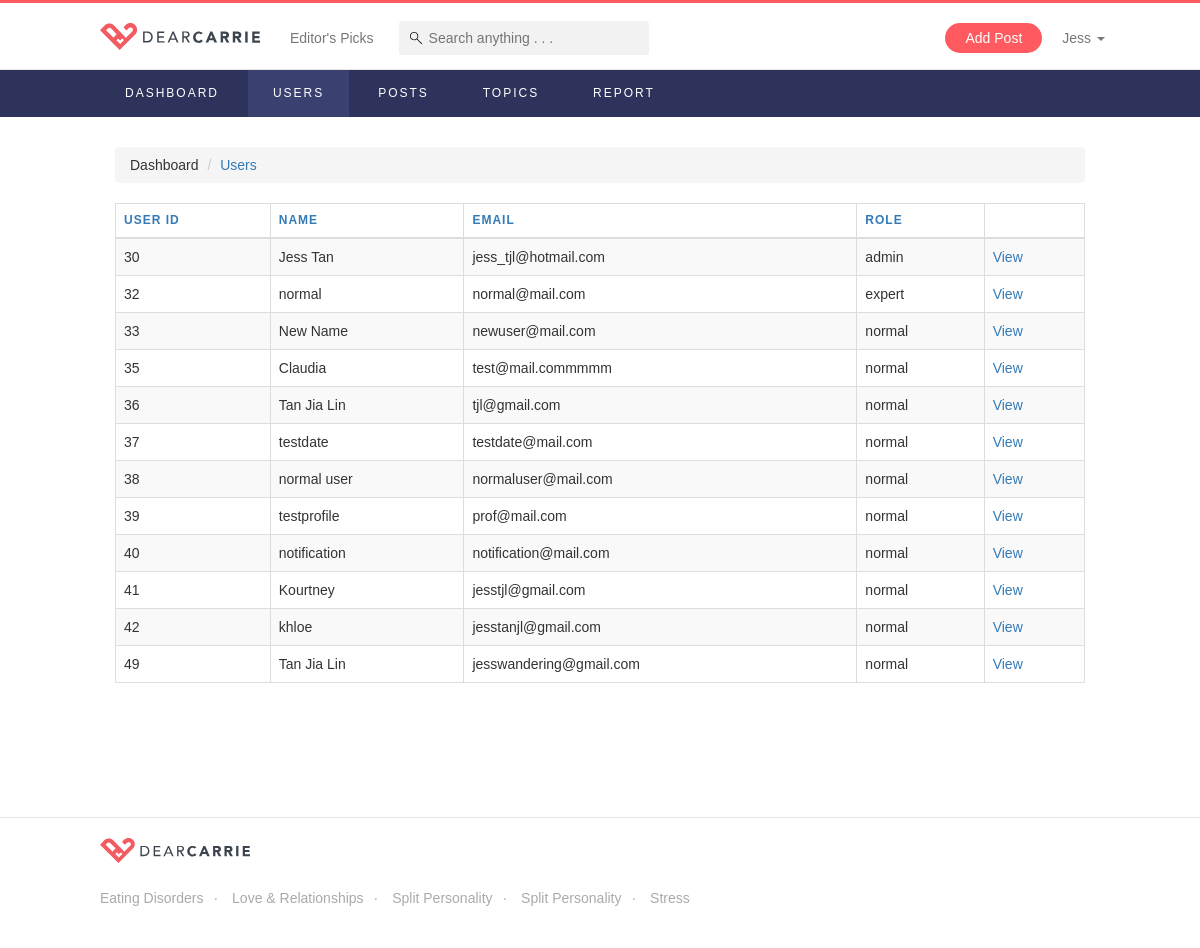
/userList.php (signed in), run on an earlier commit of the app's database.
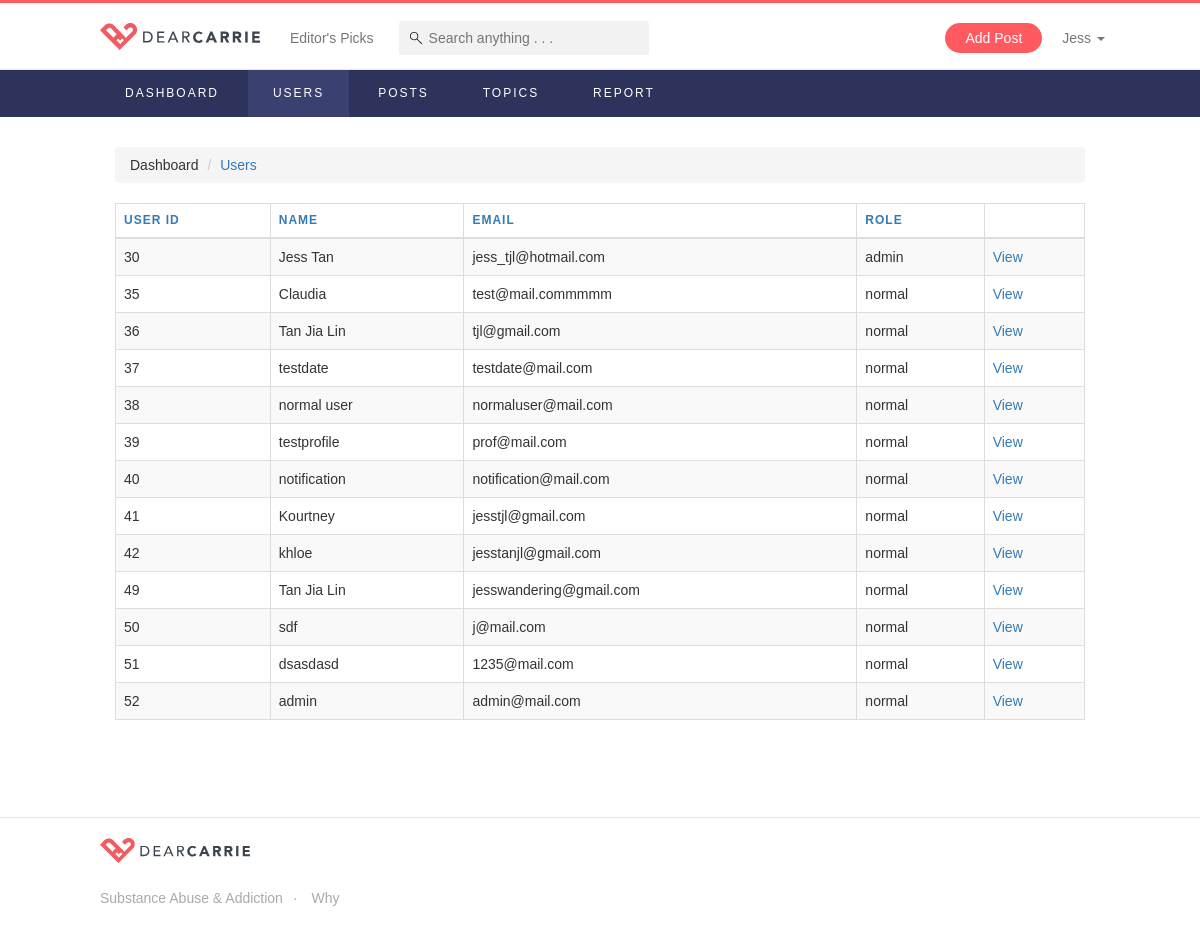
And on a later commit of the database.
### tables this page shows
CREATE TABLE `users` (
  `id` int(11) NOT NULL,
  `name` varchar(255) NOT NULL,
  `email` varchar(255) NOT NULL,
  `password` char(32) NOT NULL,
  `role` varchar(255) NOT NULL DEFAULT 'normal',
  `affliate` varchar(255) DEFAULT 'website',
  `image` varchar(255) NOT NULL DEFAULT 'images/default.svg',
  `description` varchar(255) NOT NULL,
  `datejoin` timestamp NOT NULL DEFAULT CURRENT_TIMESTAMP,
  `active` int(11) NOT NULL DEFAULT '1'
);

CREATE TABLE `topics` (
  `id` int(11) NOT NULL,
  `main_image` varchar(255) NOT NULL,
  `background` varchar(255) NOT NULL,
  `title` varchar(255) NOT NULL,
  `short_desc` varchar(255) NOT NULL,
  `description` text NOT NULL,
  `date` timestamp NOT NULL DEFAULT CURRENT_TIMESTAMP ON UPDATE CURRENT_TIMESTAMP,
  `followers` int(11) NOT NULL DEFAULT '0',
  `posts` int(11) NOT NULL DEFAULT '0',
  `url` varchar(255) NOT NULL,
  `tel` varchar(255) NOT NULL,
  `type` varchar(255) NOT NULL,
  `order_num` int(11) NOT NULL,
  `score` double NOT NULL DEFAULT '0',
  `published` int(11) NOT NULL DEFAULT '1'
);

### controllers/commonFunctions.php (called while the page is built, shortened)
<?php
function connectToDataBase() {
	$theLineToDatabase =  mysqli_connect("localhost","root","root","dearcarrie");
	if(!$theLineToDatabase) {
		header("location: error.php?msg=Database connection first error");
		exit();
	}
	else {
	  return $theLineToDatabase;
	}
}
function displayAllTopicsOrderByTitleAsc() {
	$conn = connectToDataBase();
	$sql = "SELECT * FROM topics ORDER BY title ASC";
	$result = $conn->query($sql);
	$resArr = array();
	if ($result->num_rows > 0) {
		 while($row = $result->fetch_assoc()) {
			 $resArr[] = $row;
		 }
	} else {
	}
	return $resArr;
}
function displayAllUsers() {
	$conn = connectToDataBase();
	$sql = "SELECT * FROM users";
	$result = $conn->query($sql);
	$resArr = array();
	if ($result->num_rows > 0) {
		 while($row = $result->fetch_assoc()) {
			 $resArr[] = $row;
		 }
	} else {
	}
	return $resArr;
}
function displayCuratedTopics() {
	$conn = connectToDataBase();
	$sql = "SELECT * FROM topics WHERE type = 'curated' ORDER BY title";
	$result = $conn->query($sql);
	$resArr = array();
	if ($result->num_rows > 0) {
		 while($row = $result->fetch_assoc()) {
			 $resArr[] = $row;
		 }
	}
	return $resArr;
}
?>

### userList.php (the view, shortened to what the changed rows need)
<!DOCTYPE html>
<?php
  include('controllers/templates.php');
  $users = displayAllUsers();
?>
<html lang="en">
  <?php head("Dear Carrie - Admin User List"); ?>
  <link rel="stylesheet" type="text/css" href="https://cdn.datatables.net/v/bs/dt-1.10.12/datatables.min.css"/>
  <body>
    <?= navbar(); ?>
    <div class="page-container-admin">
        <table id="user-list" class="table table-hover table-bordered table-striped">
            <thead>
            <tr>
                <th>User ID</th>
                <th>Name</th>
                <th>Email</th>
                <th>Role</th>
                <th></th>
            </tr>
            </thead>
            <tbody>
            <?php foreach ($users as $user) { ?>
            <tr>
                <td><?=$user["id"];?></td>
                <td><?=$user["name"];?></td>
                <td><?=$user["email"];?></td>
                <td><?=$user["role"];?></td>
                <td><a href="userDetails?userID=<?=$user["id"];?>" class="admin-sec-color">View</a></td>
            </tr>
            <?php } ?>
            </tbody>
        </table>
    </div>
    <?php footer(); ?>
  </body>
</html>

### controllers/templates.php (shortened to what the changed rows need)
<?php
  include('commonFunctions.php');
?>
<?php
function head($title){
?>
  <head>
    <link href="css/bootstrap.min.css" rel="stylesheet">
    <link href="css/animate.css" rel="stylesheet">
    <link href="css/style.css" rel="stylesheet">
  </head>
<?php
}
function navbar() {
  $curatedTopics = displayCuratedTopics();
?>
<?php
}
?>
<?php
function footer() {
  $topics = displayAllTopicsOrderByTitleAsc();
?>
  <footer class="footer">
    <div class="page-container">
      <div class="row">
        <div class="col-sm-12">
          <ul>
            <?php
              $i = 1;
              foreach($topics as $topic) {
                if ($i % 1 == 0) {
            ?>
                <li><a href="topicDetails?topicID=<?=$topic['id'];?>"><?=$topic["title"];?></a></li>
            <?php
                }
                $i++;
              }
            ?>
          </ul>
        </div>
      </div>
    </div>
  </footer>
<?php
}
?>

What changed in the data, as far as the page shows it:
removed users: id "32", name "normal", email "normal@mail.com", role "expert"
removed users: id "33", name "New Name", email "newuser@mail.com", role "normal"
removed topics: title "Eating Disorders"
removed topics: title "Love & Relationships"
removed topics: title "Split Personality"
removed topics: title "Split Personality"
removed topics: title "Stress"
added users: id "50", name "sdf", email "j@mail.com", role "normal"
added users: id "51", name "dsasdasd", email "1235@mail.com", role "normal"
added users: id "52", name "admin", email "admin@mail.com", role "normal"
added topics: title "Substance Abuse & Addiction"
added topics: title "Why"
